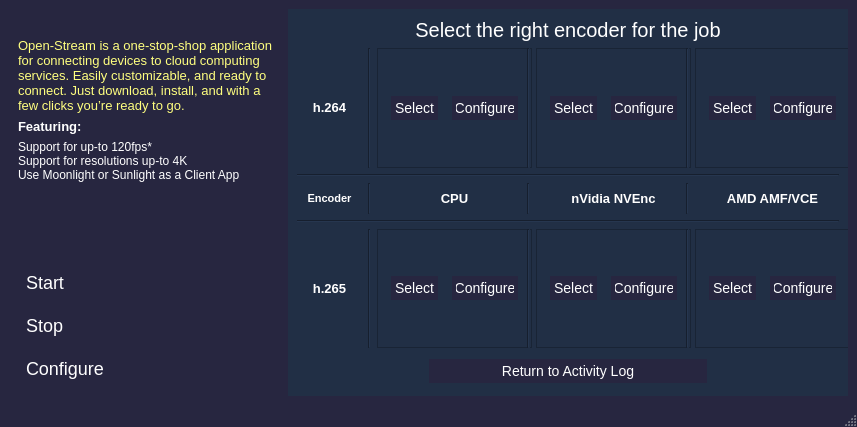
<?xml version="1.0" encoding="UTF-8"?>
<ui version="4.0">
 <class>OpenstreamMainWindow</class>
 <widget class="QMainWindow" name="OpenstreamMainWindow">
  <property name="geometry">
   <rect>
    <x>0</x>
    <y>0</y>
    <width>857</width>
    <height>427</height>
   </rect>
  </property>
  <property name="minimumSize">
   <size>
    <width>857</width>
    <height>427</height>
   </size>
  </property>
  <property name="maximumSize">
   <size>
    <width>857</width>
    <height>427</height>
   </size>
  </property>
  <property name="windowTitle">
   <string>MainWindow</string>
  </property>
  <property name="styleSheet">
   <string notr="true">QMainWindow {
background-color: #272640;
}

QInputDialog {
background-color: #272640;
font: &quot;Open Sans Semibold&quot;;
color: #ffffff;
}

QInputDialog QPushButton {
background-color: #272640;
font: &quot;Open Sans&quot;;
color: #ffffff;
}

QInputDialog QPushButton:hover {
 background-color: #006466;
}

QInputDialog QLabel {
font: &quot;Open Sans Light&quot;;
color: #ffffff;
}

</string>
  </property>
  <widget class="QWidget" name="centralwidget">
   <layout class="QHBoxLayout" name="horizontalLayout">
    <item>
     <widget class="QWidget" name="sidebar_widget" native="true">
      <property name="sizePolicy">
       <sizepolicy hsizetype="Preferred" vsizetype="Preferred">
        <horstretch>2</horstretch>
        <verstretch>0</verstretch>
       </sizepolicy>
      </property>
      <property name="styleSheet">
       <string notr="true">#sidebar_widget {
background-color: #272640;
border-color: rgb(204, 197, 185);
}</string>
      </property>
      <layout class="QVBoxLayout" name="verticalLayout">
       <item>
        <widget class="QLabel" name="label">
         <property name="sizePolicy">
          <sizepolicy hsizetype="Fixed" vsizetype="Preferred">
           <horstretch>0</horstretch>
           <verstretch>0</verstretch>
          </sizepolicy>
         </property>
         <property name="text">
          <string/>
         </property>
         <property name="pixmap">
          <pixmap resource="../openstreamapp.qrc">:/images/OPENSTREAM-LOGO-1-200x48.png</pixmap>
         </property>
         <property name="scaledContents">
          <bool>false</bool>
         </property>
        </widget>
       </item>
       <item>
        <widget class="QLabel" name="label_6">
         <property name="text">
          <string>&lt;html&gt;&lt;head/&gt;&lt;body&gt;&lt;p&gt;&lt;span style=&quot; font-size:10pt; color:#ffff7f;&quot;&gt;Open-Stream is a one-stop-shop application&lt;br/&gt;for connecting devices to cloud computing &lt;br/&gt;services. Easily customizable, and ready to&lt;br/&gt;connect. Just download, install, and with a &lt;br/&gt;few clicks you’re ready to go.&lt;/span&gt;&lt;/p&gt;&lt;/body&gt;&lt;/html&gt;</string>
         </property>
        </widget>
       </item>
       <item>
        <widget class="QLabel" name="label_8">
         <property name="font">
          <font>
           <pointsize>10</pointsize>
           <weight>75</weight>
           <bold>true</bold>
          </font>
         </property>
         <property name="text">
          <string>&lt;html&gt;&lt;head/&gt;&lt;body&gt;&lt;p&gt;&lt;span style=&quot; color:#ffffff;&quot;&gt;Featuring:&lt;/span&gt;&lt;/p&gt;&lt;/body&gt;&lt;/html&gt;</string>
         </property>
        </widget>
       </item>
       <item>
        <widget class="QLabel" name="label_9">
         <property name="text">
          <string>&lt;html&gt;&lt;head/&gt;&lt;body&gt;&lt;p&gt;&lt;span style=&quot; color:#ffffff;&quot;&gt;Support for up-to 120fps*&lt;br/&gt;Support for resolutions up-to 4K&lt;br/&gt;Use Moonlight or Sunlight as a Client App&lt;/span&gt;&lt;/p&gt;&lt;/body&gt;&lt;/html&gt;</string>
         </property>
        </widget>
       </item>
       <item>
        <spacer name="verticalSpacer_2">
         <property name="orientation">
          <enum>Qt::Vertical</enum>
         </property>
         <property name="sizeType">
          <enum>QSizePolicy::Expanding</enum>
         </property>
         <property name="sizeHint" stdset="0">
          <size>
           <width>20</width>
           <height>296</height>
          </size>
         </property>
        </spacer>
       </item>
       <item>
        <widget class="QPushButton" name="start_button">
         <property name="sizePolicy">
          <sizepolicy hsizetype="Expanding" vsizetype="Preferred">
           <horstretch>1</horstretch>
           <verstretch>0</verstretch>
          </sizepolicy>
         </property>
         <property name="styleSheet">
          <string notr="true">#start_button {
  background-color: #272640;
  color: #FFFFFF;
  text-align: left;
  font-size: 18px;
  padding: 4px;
  margin: 4px;
  font: &quot;Open Sans Light&quot;;
  border: none;
}

#start_button:hover {
  background-color: #006466;
}</string>
         </property>
         <property name="text">
          <string>Start</string>
         </property>
         <property name="icon">
          <iconset resource="../openstreamapp.qrc">
           <normaloff>:/images/on-ic.png</normaloff>:/images/on-ic.png</iconset>
         </property>
        </widget>
       </item>
       <item>
        <widget class="QPushButton" name="stop_button">
         <property name="sizePolicy">
          <sizepolicy hsizetype="Expanding" vsizetype="Preferred">
           <horstretch>1</horstretch>
           <verstretch>0</verstretch>
          </sizepolicy>
         </property>
         <property name="styleSheet">
          <string notr="true">#stop_button {
  background-color: #272640;
  color: #FFFFFF;
  text-align: left;
  font-size: 18px;
  padding: 4px;
  margin: 4px;
  font: &quot;Open Sans&quot;;
  border: none;
}

#stop_button:hover {
  background-color: #006466;
}</string>
         </property>
         <property name="text">
          <string>Stop</string>
         </property>
         <property name="icon">
          <iconset resource="../openstreamapp.qrc">
           <normaloff>:/images/off-ic.png</normaloff>:/images/off-ic.png</iconset>
         </property>
        </widget>
       </item>
       <item>
        <widget class="QPushButton" name="configure_button">
         <property name="sizePolicy">
          <sizepolicy hsizetype="Expanding" vsizetype="Preferred">
           <horstretch>1</horstretch>
           <verstretch>0</verstretch>
          </sizepolicy>
         </property>
         <property name="styleSheet">
          <string notr="true">#configure_button {
  background-color: #272640;
  color: #FFFFFF;
  text-align: left;
  font-size: 18px;
  padding: 4px;
  margin: 4px;
  font: &quot;Open Sans&quot;;
  border: none;
}

#configure_button:hover {
  background-color: #006466;
}</string>
         </property>
         <property name="text">
          <string>Configure</string>
         </property>
         <property name="icon">
          <iconset resource="../openstreamapp.qrc">
           <normaloff>:/images/configure-ic.png</normaloff>:/images/configure-ic.png</iconset>
         </property>
         <property name="iconSize">
          <size>
           <width>20</width>
           <height>20</height>
          </size>
         </property>
        </widget>
       </item>
      </layout>
     </widget>
    </item>
    <item>
     <widget class="QStackedWidget" name="main_area_widget">
      <property name="sizePolicy">
       <sizepolicy hsizetype="Preferred" vsizetype="Preferred">
        <horstretch>7</horstretch>
        <verstretch>0</verstretch>
       </sizepolicy>
      </property>
      <property name="styleSheet">
       <string notr="true">background-color: #212f45;</string>
      </property>
      <property name="currentIndex">
       <number>1</number>
      </property>
      <widget class="QWidget" name="page">
       <layout class="QVBoxLayout" name="verticalLayout_2">
        <item>
         <spacer name="verticalSpacer">
          <property name="orientation">
           <enum>Qt::Vertical</enum>
          </property>
          <property name="sizeHint" stdset="0">
           <size>
            <width>20</width>
            <height>40</height>
           </size>
          </property>
         </spacer>
        </item>
        <item>
         <layout class="QHBoxLayout" name="horizontalLayout_3">
          <item>
           <widget class="QLabel" name="label_2">
            <property name="text">
             <string/>
            </property>
            <property name="pixmap">
             <pixmap resource="../openstreamapp.qrc">:/images/terminal-ic.png</pixmap>
            </property>
           </widget>
          </item>
          <item>
           <widget class="QLabel" name="console_output_label">
            <property name="sizePolicy">
             <sizepolicy hsizetype="Fixed" vsizetype="Minimum">
              <horstretch>10</horstretch>
              <verstretch>0</verstretch>
             </sizepolicy>
            </property>
            <property name="styleSheet">
             <string notr="true">color: rgb(255, 255, 255);
font: &quot;Open Sans&quot;;
font-size: 18px;</string>
            </property>
            <property name="text">
             <string>Console output</string>
            </property>
            <property name="alignment">
             <set>Qt::AlignLeading|Qt::AlignLeft|Qt::AlignTop</set>
            </property>
           </widget>
          </item>
          <item>
           <spacer name="horizontalSpacer">
            <property name="orientation">
             <enum>Qt::Horizontal</enum>
            </property>
            <property name="sizeHint" stdset="0">
             <size>
              <width>338</width>
              <height>20</height>
             </size>
            </property>
           </spacer>
          </item>
         </layout>
        </item>
        <item>
         <widget class="QTextEdit" name="main_area_console_output">
          <property name="sizePolicy">
           <sizepolicy hsizetype="Expanding" vsizetype="Expanding">
            <horstretch>0</horstretch>
            <verstretch>1</verstretch>
           </sizepolicy>
          </property>
          <property name="styleSheet">
           <string notr="true">QTextEdit {
background-color: rgb(241, 250, 238);
color: rgb(0, 0, 0);
font: &quot;Open Sans&quot;;
font-weight: semi-bold;
font-size: 13px;
selection-background-color: lightblue;
}
QScrollBar:vertical {          
border: 1px solid #999999;
background:white;
width:10px;    
margin: 0px 0px 0px 0px;
}
    
QScrollBar::handle:vertical {
background: #006466;
min-height: 0px;
}
QScrollBar::add-line:vertical {
background: #006466;
height: 0px;
subcontrol-position: bottom;
subcontrol-origin: margin;
}
QScrollBar::sub-line:vertical {
background: #006466;
height: 0 px;
subcontrol-position: top;
subcontrol-origin: margin;
}
QMenu {
color: #ffffff;
}
</string>
          </property>
         </widget>
        </item>
        <item>
         <layout class="QHBoxLayout" name="horizontalLayout_2">
          <item>
           <widget class="QLabel" name="main_area_status_label">
            <property name="sizePolicy">
             <sizepolicy hsizetype="Expanding" vsizetype="Preferred">
              <horstretch>0</horstretch>
              <verstretch>0</verstretch>
             </sizepolicy>
            </property>
            <property name="styleSheet">
             <string notr="true">color: rgb(255, 255, 255);
font: 8pt &quot;Open Sans&quot;;
font-size: 14px;</string>
            </property>
            <property name="text">
             <string>Server Up</string>
            </property>
           </widget>
          </item>
          <item>
           <spacer name="verticalSpacer_4">
            <property name="orientation">
             <enum>Qt::Vertical</enum>
            </property>
            <property name="sizeHint" stdset="0">
             <size>
              <width>20</width>
              <height>40</height>
             </size>
            </property>
           </spacer>
          </item>
          <item>
           <spacer name="horizontalSpacer_2">
            <property name="orientation">
             <enum>Qt::Horizontal</enum>
            </property>
            <property name="sizeHint" stdset="0">
             <size>
              <width>40</width>
              <height>20</height>
             </size>
            </property>
           </spacer>
          </item>
         </layout>
        </item>
       </layout>
      </widget>
      <widget class="QWidget" name="page_2">
       <layout class="QVBoxLayout" name="verticalLayout_3">
        <item>
         <layout class="QHBoxLayout" name="horizontalLayout_4">
          <item>
           <spacer name="horizontalSpacer_3">
            <property name="orientation">
             <enum>Qt::Horizontal</enum>
            </property>
            <property name="sizeHint" stdset="0">
             <size>
              <width>40</width>
              <height>20</height>
             </size>
            </property>
           </spacer>
          </item>
          <item>
           <widget class="QLabel" name="config_panel_title_label">
            <property name="sizePolicy">
             <sizepolicy hsizetype="Preferred" vsizetype="Maximum">
              <horstretch>10</horstretch>
              <verstretch>0</verstretch>
             </sizepolicy>
            </property>
            <property name="styleSheet">
             <string notr="true">color: rgb(255, 255, 255);
font:  &quot;Open Sans&quot;;
font-size: 20px;</string>
            </property>
            <property name="text">
             <string>Select the right encoder for the job</string>
            </property>
            <property name="alignment">
             <set>Qt::AlignHCenter|Qt::AlignTop</set>
            </property>
           </widget>
          </item>
          <item>
           <spacer name="horizontalSpacer_4">
            <property name="orientation">
             <enum>Qt::Horizontal</enum>
            </property>
            <property name="sizeHint" stdset="0">
             <size>
              <width>40</width>
              <height>20</height>
             </size>
            </property>
           </spacer>
          </item>
         </layout>
        </item>
        <item>
         <layout class="QGridLayout" name="gridLayout">
          <item row="0" column="0">
           <widget class="QLabel" name="label_3">
            <property name="minimumSize">
             <size>
              <width>65</width>
              <height>0</height>
             </size>
            </property>
            <property name="maximumSize">
             <size>
              <width>65</width>
              <height>16777215</height>
             </size>
            </property>
            <property name="font">
             <font>
              <pointsize>10</pointsize>
              <weight>75</weight>
              <bold>true</bold>
             </font>
            </property>
            <property name="autoFillBackground">
             <bool>false</bool>
            </property>
            <property name="text">
             <string extracomment="Lower Latency, Higher Bandwidth">&lt;html&gt;&lt;head/&gt;&lt;body&gt;&lt;p&gt;&lt;span style=&quot; color:#ffffff;&quot;&gt;h.264&lt;/span&gt;&lt;/p&gt;&lt;/body&gt;&lt;/html&gt;</string>
            </property>
            <property name="alignment">
             <set>Qt::AlignCenter</set>
            </property>
           </widget>
          </item>
          <item row="0" column="4">
           <widget class="QFrame" name="frame_2">
            <property name="minimumSize">
             <size>
              <width>155</width>
              <height>0</height>
             </size>
            </property>
            <property name="maximumSize">
             <size>
              <width>155</width>
              <height>16777215</height>
             </size>
            </property>
            <property name="frameShape">
             <enum>QFrame::StyledPanel</enum>
            </property>
            <property name="frameShadow">
             <enum>QFrame::Raised</enum>
            </property>
            <layout class="QVBoxLayout" name="verticalLayout_5">
             <item>
              <layout class="QHBoxLayout" name="horizontalLayout_7">
               <item>
                <widget class="QPushButton" name="h264_NVENC_select_button">
                 <property name="font">
                  <font>
                   <pointsize>-1</pointsize>
                   <weight>50</weight>
                   <italic>false</italic>
                   <bold>false</bold>
                  </font>
                 </property>
                 <property name="styleSheet">
                  <string notr="true">#h264_NVENC_select_button {
  background-color: #272640;
  color: #FFFFFF;
  font-size: 14px;
  padding: 4px;
  margin: 4px;
  font: &quot;Open Sans&quot;;
  border: none;
}

#h264_NVENC_select_button:hover {
  background-color: #006466;
}</string>
                 </property>
                 <property name="text">
                  <string>Select</string>
                 </property>
                </widget>
               </item>
               <item>
                <widget class="QPushButton" name="h264_NVENC_configure_button">
                 <property name="styleSheet">
                  <string notr="true">#h264_NVENC_configure_button {
  background-color: #272640;
  color: #FFFFFF;
  font-size: 14px;
  padding: 4px;
  margin: 4px;
  font: &quot;Open Sans&quot;;
  border: none;
}

#h264_NVENC_configure_button:hover {
  background-color: #006466;
}</string>
                 </property>
                 <property name="text">
                  <string>Configure</string>
                 </property>
                </widget>
               </item>
              </layout>
             </item>
            </layout>
           </widget>
          </item>
          <item row="0" column="2">
           <widget class="QFrame" name="frame">
            <property name="sizePolicy">
             <sizepolicy hsizetype="Preferred" vsizetype="Preferred">
              <horstretch>0</horstretch>
              <verstretch>1</verstretch>
             </sizepolicy>
            </property>
            <property name="minimumSize">
             <size>
              <width>155</width>
              <height>0</height>
             </size>
            </property>
            <property name="maximumSize">
             <size>
              <width>155</width>
              <height>16777215</height>
             </size>
            </property>
            <property name="frameShape">
             <enum>QFrame::StyledPanel</enum>
            </property>
            <property name="frameShadow">
             <enum>QFrame::Raised</enum>
            </property>
            <layout class="QVBoxLayout" name="verticalLayout_4">
             <item>
              <layout class="QHBoxLayout" name="horizontalLayout_5">
               <item>
                <widget class="QPushButton" name="h264_CPU_select_button">
                 <property name="font">
                  <font>
                   <pointsize>-1</pointsize>
                   <weight>50</weight>
                   <italic>false</italic>
                   <bold>false</bold>
                  </font>
                 </property>
                 <property name="styleSheet">
                  <string notr="true">#h264_CPU_select_button {
  background-color: #272640;
  color: #FFFFFF;
  font-size: 14px;
  padding: 4px;
  margin: 4px;
  font: &quot;Open Sans&quot;;
  border: none;
}

#h264_CPU_select_button:hover {
  background-color: #006466;
}</string>
                 </property>
                 <property name="text">
                  <string extracomment="Click to enable CPU Based x264 Encoding">Select</string>
                 </property>
                </widget>
               </item>
               <item>
                <widget class="QPushButton" name="h264_CPU_configuration_button">
                 <property name="styleSheet">
                  <string notr="true">#h264_CPU_configuration_button {
  background-color: #272640;
  color: #FFFFFF;
  font-size: 14px;
  padding: 4px;
  margin: 4px;
  font: &quot;Open Sans&quot;;
  border: none;
}

#h264_CPU_configuration_button:hover {
  background-color: #006466;
}</string>
                 </property>
                 <property name="text">
                  <string>Configure</string>
                 </property>
                </widget>
               </item>
              </layout>
             </item>
            </layout>
           </widget>
          </item>
          <item row="0" column="3">
           <widget class="Line" name="line_5">
            <property name="orientation">
             <enum>Qt::Vertical</enum>
            </property>
           </widget>
          </item>
          <item row="0" column="6">
           <widget class="QFrame" name="frame_3">
            <property name="minimumSize">
             <size>
              <width>155</width>
              <height>0</height>
             </size>
            </property>
            <property name="maximumSize">
             <size>
              <width>155</width>
              <height>16777215</height>
             </size>
            </property>
            <property name="frameShape">
             <enum>QFrame::StyledPanel</enum>
            </property>
            <property name="frameShadow">
             <enum>QFrame::Raised</enum>
            </property>
            <layout class="QVBoxLayout" name="verticalLayout_6">
             <item>
              <layout class="QHBoxLayout" name="horizontalLayout_8">
               <item>
                <widget class="QPushButton" name="h264_AMD_select_button">
                 <property name="enabled">
                  <bool>true</bool>
                 </property>
                 <property name="font">
                  <font>
                   <pointsize>-1</pointsize>
                   <weight>50</weight>
                   <italic>false</italic>
                   <bold>false</bold>
                  </font>
                 </property>
                 <property name="styleSheet">
                  <string notr="true">#h264_AMD_select_button {
  background-color: #272640;
  color: #FFFFFF;
  font-size: 14px;
  padding: 4px;
  margin: 4px;
  font: &quot;Open Sans&quot;;
  border: none;
}

#h264_AMD_select_button:hover {
  background-color: #006466;
}</string>
                 </property>
                 <property name="text">
                  <string>Select</string>
                 </property>
                </widget>
               </item>
               <item>
                <widget class="QPushButton" name="h264_AMD_configure_button">
                 <property name="enabled">
                  <bool>true</bool>
                 </property>
                 <property name="styleSheet">
                  <string notr="true">#h264_AMD_configure_button {
  background-color: #272640;
  color: #FFFFFF;
  font-size: 14px;
  padding: 4px;
  margin: 4px;
  font: &quot;Open Sans&quot;;
  border: none;
}

#h264_AMD_configure_button:hover {
  background-color: #006466;
}</string>
                 </property>
                 <property name="text">
                  <string>Configure</string>
                 </property>
                </widget>
               </item>
              </layout>
             </item>
            </layout>
           </widget>
          </item>
          <item row="0" column="1">
           <widget class="Line" name="line">
            <property name="orientation">
             <enum>Qt::Vertical</enum>
            </property>
           </widget>
          </item>
          <item row="0" column="5">
           <widget class="Line" name="line_6">
            <property name="orientation">
             <enum>Qt::Vertical</enum>
            </property>
           </widget>
          </item>
         </layout>
        </item>
        <item>
         <widget class="Line" name="line_11">
          <property name="orientation">
           <enum>Qt::Horizontal</enum>
          </property>
         </widget>
        </item>
        <item>
         <layout class="QGridLayout" name="gridLayout_3">
          <item row="0" column="2">
           <widget class="QLabel" name="label_10">
            <property name="minimumSize">
             <size>
              <width>155</width>
              <height>0</height>
             </size>
            </property>
            <property name="maximumSize">
             <size>
              <width>155</width>
              <height>16777215</height>
             </size>
            </property>
            <property name="font">
             <font>
              <pointsize>10</pointsize>
              <weight>75</weight>
              <bold>true</bold>
             </font>
            </property>
            <property name="text">
             <string>&lt;html&gt;&lt;head/&gt;&lt;body&gt;&lt;p&gt;&lt;span style=&quot; color:#ffffff;&quot;&gt;CPU&lt;/span&gt;&lt;/p&gt;&lt;/body&gt;&lt;/html&gt;</string>
            </property>
            <property name="alignment">
             <set>Qt::AlignCenter</set>
            </property>
           </widget>
          </item>
          <item row="0" column="4">
           <widget class="QLabel" name="label_11">
            <property name="minimumSize">
             <size>
              <width>155</width>
              <height>0</height>
             </size>
            </property>
            <property name="maximumSize">
             <size>
              <width>155</width>
              <height>16777215</height>
             </size>
            </property>
            <property name="font">
             <font>
              <pointsize>10</pointsize>
              <weight>75</weight>
              <bold>true</bold>
             </font>
            </property>
            <property name="text">
             <string>&lt;html&gt;&lt;head/&gt;&lt;body&gt;&lt;p&gt;&lt;span style=&quot; color:#ffffff;&quot;&gt;nVidia NVEnc&lt;/span&gt;&lt;/p&gt;&lt;/body&gt;&lt;/html&gt;</string>
            </property>
            <property name="alignment">
             <set>Qt::AlignCenter</set>
            </property>
           </widget>
          </item>
          <item row="0" column="5">
           <widget class="Line" name="line_9">
            <property name="orientation">
             <enum>Qt::Vertical</enum>
            </property>
           </widget>
          </item>
          <item row="0" column="3">
           <widget class="Line" name="line_8">
            <property name="orientation">
             <enum>Qt::Vertical</enum>
            </property>
           </widget>
          </item>
          <item row="0" column="6">
           <widget class="QLabel" name="label_12">
            <property name="minimumSize">
             <size>
              <width>155</width>
              <height>0</height>
             </size>
            </property>
            <property name="font">
             <font>
              <pointsize>10</pointsize>
              <weight>75</weight>
              <bold>true</bold>
             </font>
            </property>
            <property name="text">
             <string>&lt;html&gt;&lt;head/&gt;&lt;body&gt;&lt;p&gt;&lt;span style=&quot; color:#ffffff;&quot;&gt;AMD AMF/VCE&lt;/span&gt;&lt;/p&gt;&lt;/body&gt;&lt;/html&gt;</string>
            </property>
            <property name="alignment">
             <set>Qt::AlignCenter</set>
            </property>
           </widget>
          </item>
          <item row="0" column="0">
           <widget class="QFrame" name="verticalFrame">
            <property name="minimumSize">
             <size>
              <width>65</width>
              <height>0</height>
             </size>
            </property>
            <property name="maximumSize">
             <size>
              <width>65</width>
              <height>16777215</height>
             </size>
            </property>
            <layout class="QVBoxLayout" name="verticalLayout_10">
             <item>
              <widget class="QLabel" name="label_5">
               <property name="maximumSize">
                <size>
                 <width>100</width>
                 <height>16777215</height>
                </size>
               </property>
               <property name="font">
                <font>
                 <pointsize>8</pointsize>
                 <weight>75</weight>
                 <bold>true</bold>
                </font>
               </property>
               <property name="text">
                <string>&lt;html&gt;&lt;head/&gt;&lt;body&gt;&lt;p&gt;&lt;span style=&quot; color:#ffffff;&quot;&gt;Encoder&lt;/span&gt;&lt;/p&gt;&lt;/body&gt;&lt;/html&gt;</string>
               </property>
               <property name="scaledContents">
                <bool>false</bool>
               </property>
               <property name="alignment">
                <set>Qt::AlignCenter</set>
               </property>
               <property name="wordWrap">
                <bool>false</bool>
               </property>
              </widget>
             </item>
            </layout>
           </widget>
          </item>
          <item row="0" column="1">
           <widget class="Line" name="line_7">
            <property name="orientation">
             <enum>Qt::Vertical</enum>
            </property>
           </widget>
          </item>
         </layout>
        </item>
        <item>
         <widget class="Line" name="line_10">
          <property name="orientation">
           <enum>Qt::Horizontal</enum>
          </property>
         </widget>
        </item>
        <item>
         <layout class="QGridLayout" name="gridLayout_2">
          <property name="bottomMargin">
           <number>1</number>
          </property>
          <property name="verticalSpacing">
           <number>6</number>
          </property>
          <item row="0" column="1">
           <widget class="Line" name="line_2">
            <property name="orientation">
             <enum>Qt::Vertical</enum>
            </property>
           </widget>
          </item>
          <item row="0" column="2">
           <widget class="QFrame" name="frame_4">
            <property name="sizePolicy">
             <sizepolicy hsizetype="Preferred" vsizetype="Preferred">
              <horstretch>0</horstretch>
              <verstretch>1</verstretch>
             </sizepolicy>
            </property>
            <property name="minimumSize">
             <size>
              <width>155</width>
              <height>0</height>
             </size>
            </property>
            <property name="maximumSize">
             <size>
              <width>155</width>
              <height>16777215</height>
             </size>
            </property>
            <property name="frameShape">
             <enum>QFrame::StyledPanel</enum>
            </property>
            <property name="frameShadow">
             <enum>QFrame::Raised</enum>
            </property>
            <layout class="QVBoxLayout" name="verticalLayout_7">
             <item>
              <layout class="QHBoxLayout" name="horizontalLayout_9">
               <item>
                <widget class="QPushButton" name="h265_CPU_select_button">
                 <property name="font">
                  <font>
                   <pointsize>-1</pointsize>
                   <weight>50</weight>
                   <italic>false</italic>
                   <bold>false</bold>
                  </font>
                 </property>
                 <property name="styleSheet">
                  <string notr="true">#h265_CPU_select_button {
  background-color: #272640;
  color: #FFFFFF;
  font-size: 14px;
  padding: 4px;
  margin: 4px;
  font: &quot;Open Sans&quot;;
  border: none;
}

#h265_CPU_select_button:hover {
  background-color: #006466;
}</string>
                 </property>
                 <property name="text">
                  <string extracomment="Click to enable CPU Based x265 Encoding">Select</string>
                 </property>
                </widget>
               </item>
               <item>
                <widget class="QPushButton" name="h265_CPU_configure_button">
                 <property name="styleSheet">
                  <string notr="true">#h265_CPU_configure_button {
  background-color: #272640;
  color: #FFFFFF;
  font-size: 14px;
  padding: 4px;
  margin: 4px;
  font: &quot;Open Sans&quot;;
  border: none;
}

#h265_CPU_configure_button:hover {
  background-color: #006466;
}</string>
                 </property>
                 <property name="text">
                  <string>Configure</string>
                 </property>
                </widget>
               </item>
              </layout>
             </item>
            </layout>
           </widget>
          </item>
          <item row="0" column="6">
           <widget class="QFrame" name="frame_6">
            <property name="minimumSize">
             <size>
              <width>155</width>
              <height>0</height>
             </size>
            </property>
            <property name="maximumSize">
             <size>
              <width>155</width>
              <height>16777215</height>
             </size>
            </property>
            <property name="frameShape">
             <enum>QFrame::StyledPanel</enum>
            </property>
            <property name="frameShadow">
             <enum>QFrame::Raised</enum>
            </property>
            <layout class="QVBoxLayout" name="verticalLayout_9">
             <item>
              <layout class="QHBoxLayout" name="horizontalLayout_11">
               <item>
                <widget class="QPushButton" name="h265_AMD_select_button">
                 <property name="enabled">
                  <bool>true</bool>
                 </property>
                 <property name="font">
                  <font>
                   <pointsize>-1</pointsize>
                   <weight>50</weight>
                   <italic>false</italic>
                   <bold>false</bold>
                  </font>
                 </property>
                 <property name="styleSheet">
                  <string notr="true">#h265_AMD_select_button {
  background-color: #272640;
  color: #FFFFFF;
  font-size: 14px;
  padding: 4px;
  margin: 4px;
  font: &quot;Open Sans&quot;;
  border: none;
}

#h265_AMD_select_button:hover {
  background-color: #006466;
}</string>
                 </property>
                 <property name="text">
                  <string>Select</string>
                 </property>
                </widget>
               </item>
               <item>
                <widget class="QPushButton" name="h265_AMD_configure_button">
                 <property name="enabled">
                  <bool>true</bool>
                 </property>
                 <property name="styleSheet">
                  <string notr="true">#h265_AMD_configure_button {
  background-color: #272640;
  color: #FFFFFF;
  font-size: 14px;
  padding: 4px;
  margin: 4px;
  font: &quot;Open Sans&quot;;
  border: none;
}

#h265_AMD_configure_button:hover {
  background-color: #006466;
}</string>
                 </property>
                 <property name="text">
                  <string>Configure</string>
                 </property>
                </widget>
               </item>
              </layout>
             </item>
            </layout>
           </widget>
          </item>
          <item row="0" column="0">
           <widget class="QLabel" name="label_4">
            <property name="minimumSize">
             <size>
              <width>65</width>
              <height>0</height>
             </size>
            </property>
            <property name="maximumSize">
             <size>
              <width>65</width>
              <height>16777215</height>
             </size>
            </property>
            <property name="font">
             <font>
              <pointsize>10</pointsize>
              <weight>75</weight>
              <bold>true</bold>
             </font>
            </property>
            <property name="text">
             <string extracomment="Higher Latency, Lower Bandwidth">&lt;html&gt;&lt;head/&gt;&lt;body&gt;&lt;p&gt;&lt;span style=&quot; color:#ffffff;&quot;&gt;h.265&lt;/span&gt;&lt;/p&gt;&lt;/body&gt;&lt;/html&gt;</string>
            </property>
            <property name="alignment">
             <set>Qt::AlignCenter</set>
            </property>
           </widget>
          </item>
          <item row="0" column="4">
           <widget class="QFrame" name="frame_5">
            <property name="minimumSize">
             <size>
              <width>155</width>
              <height>0</height>
             </size>
            </property>
            <property name="maximumSize">
             <size>
              <width>155</width>
              <height>16777215</height>
             </size>
            </property>
            <property name="frameShape">
             <enum>QFrame::StyledPanel</enum>
            </property>
            <property name="frameShadow">
             <enum>QFrame::Raised</enum>
            </property>
            <layout class="QVBoxLayout" name="verticalLayout_8">
             <item>
              <layout class="QHBoxLayout" name="horizontalLayout_10">
               <item>
                <widget class="QPushButton" name="h265_NVENC_select_button">
                 <property name="font">
                  <font>
                   <pointsize>-1</pointsize>
                   <weight>50</weight>
                   <italic>false</italic>
                   <bold>false</bold>
                  </font>
                 </property>
                 <property name="styleSheet">
                  <string notr="true">#h265_NVENC_select_button {
  background-color: #272640;
  color: #FFFFFF;
  font-size: 14px;
  padding: 4px;
  margin: 4px;
  font: &quot;Open Sans&quot;;
  border: none;
}

#h265_NVENC_select_button:hover {
  background-color: #006466;
}</string>
                 </property>
                 <property name="text">
                  <string>Select</string>
                 </property>
                </widget>
               </item>
               <item>
                <widget class="QPushButton" name="h265_NVENC_configure_button">
                 <property name="styleSheet">
                  <string notr="true">#h265_NVENC_configure_button {
  background-color: #272640;
  color: #FFFFFF;
  font-size: 14px;
  padding: 4px;
  margin: 4px;
  font: &quot;Open Sans&quot;;
  border: none;
}

#h265_NVENC_configure_button:hover {
  background-color: #006466;
}</string>
                 </property>
                 <property name="text">
                  <string>Configure</string>
                 </property>
                </widget>
               </item>
              </layout>
             </item>
            </layout>
           </widget>
          </item>
          <item row="0" column="3">
           <widget class="Line" name="line_3">
            <property name="orientation">
             <enum>Qt::Vertical</enum>
            </property>
           </widget>
          </item>
          <item row="0" column="5">
           <widget class="Line" name="line_4">
            <property name="orientation">
             <enum>Qt::Vertical</enum>
            </property>
           </widget>
          </item>
         </layout>
        </item>
        <item>
         <layout class="QHBoxLayout" name="horizontalLayout_12">
          <item>
           <spacer name="horizontalSpacer_5">
            <property name="orientation">
             <enum>Qt::Horizontal</enum>
            </property>
            <property name="sizeHint" stdset="0">
             <size>
              <width>128</width>
              <height>20</height>
             </size>
            </property>
           </spacer>
          </item>
          <item>
           <widget class="QPushButton" name="go_back_config_button">
            <property name="sizePolicy">
             <sizepolicy hsizetype="Minimum" vsizetype="Fixed">
              <horstretch>1</horstretch>
              <verstretch>0</verstretch>
             </sizepolicy>
            </property>
            <property name="styleSheet">
             <string notr="true">#go_back_config_button {
  background-color: #272640;
  color: #FFFFFF;
  font-size: 14px;
  padding: 4px;
  margin: 4px;
  font: &quot;Open Sans&quot;;
  border: none;
}

#go_back_config_button:hover {
  background-color: #006466;
}</string>
            </property>
            <property name="text">
             <string>Return to Activity Log</string>
            </property>
            <property name="icon">
             <iconset resource="../openstreamapp.qrc">
              <normaloff>:/images/go-back-arrow.png</normaloff>:/images/go-back-arrow.png</iconset>
            </property>
           </widget>
          </item>
          <item>
           <spacer name="horizontalSpacer_6">
            <property name="orientation">
             <enum>Qt::Horizontal</enum>
            </property>
            <property name="sizeHint" stdset="0">
             <size>
              <width>128</width>
              <height>20</height>
             </size>
            </property>
           </spacer>
          </item>
         </layout>
        </item>
       </layout>
      </widget>
     </widget>
    </item>
   </layout>
  </widget>
  <widget class="QStatusBar" name="statusbar"/>
 </widget>
 <resources>
  <include location="../openstreamapp.qrc"/>
 </resources>
 <connections/>
</ui>
